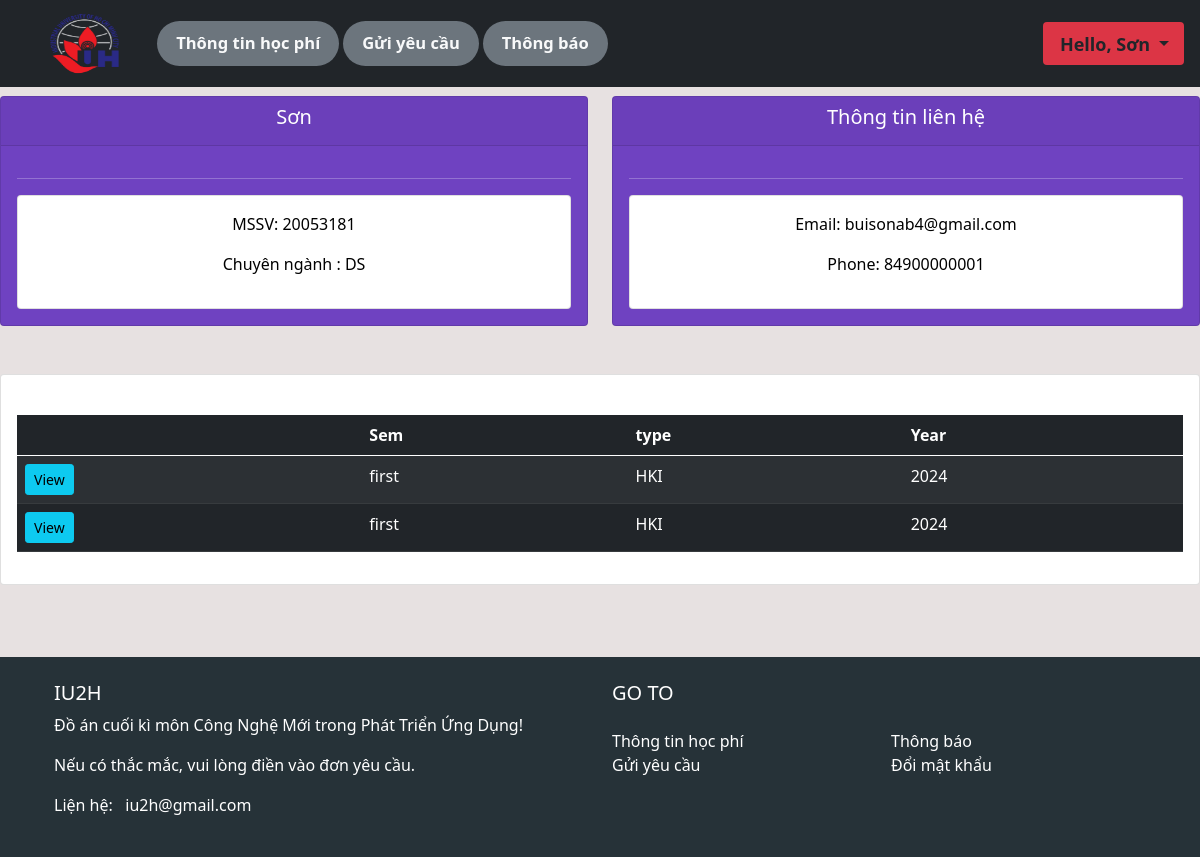
The app's page /user/ (signed in) with its own data.
### fees/models.py (models this page shows, shortened)
class Student(models.Model):
    BranchType = models.TextChoices('BranchType', 'CS DS SE IT IS')
    date = [str(x) for x in range(2013,2050)]
    date=' '.join(date)
    YearType = models.TextChoices('YearType', date)
    CourseType = models.TextChoices('CourseType', 'K15 K16 K17 K18 K19 K20')
    user = models.OneToOneField(User, null=True, on_delete=models.CASCADE)
    roll = models.CharField('MSSV', max_length=8, primary_key=True, blank=False)
    firstname = models.CharField('First_Name', max_length=250, blank=False)
    middlename = models.CharField('Middle_Name', max_length=250, null=True, blank=True)
    lastname = models.CharField('Last_Name', max_length=250, null=True, blank=True)
    email = models.EmailField('Email', max_length=250, blank=False)
    phone = models.CharField('Phone', max_length=15, blank=False)
    branch = models.CharField('Chuyên ngành', max_length=15, blank=False, choices=BranchType.choices)
    Year = models.CharField('Year', max_length=4, blank=False, choices=YearType.choices)
    course = models.CharField('Khoá', max_length=8, blank=False, choices=CourseType.choices)
    datecreated = models.DateTimeField(auto_now_add=True, null=True)
    template = '{} {}'

class Semester(models.Model):
    date = [str(x) for x in range(2013,2050)]
    date=' '.join(date)
    SemesterType = models.TextChoices('Học Kỳ', 'First Second Third Fourth Fifth Sixth Seventh Eighth')
    Monsoon_WinterType = models.TextChoices('Monsoon_WinterType', 'HKI HKII')
    PaidType = models.TextChoices('PaidType', 'NotPaid Paid')
    YearType = models.TextChoices('YearType', date)
    MonthType = models.TextChoices('MonthType', 'Jan Feb Mar Apr May Jun Jul Aug Sept Oct Nov Dec')
    roll = models.ForeignKey(Student, on_delete=models.CASCADE, blank=False)
    semestertype = models.CharField('Semester_type', max_length=50, blank=False, choices=SemesterType.choices)
    monsoon_wintertype = models.CharField('Học Kỳ trong năm', max_length=50, blank=False, choices=Monsoon_WinterType.choices)
    Year = models.CharField('Year', max_length=50, blank=False, choices=YearType.choices)
    datecreated = models.DateTimeField(auto_now_add=True, null=True)
    tution_fee = models.CharField('Phí BHYT', max_length=50, null=True, blank=True, default='0')
    hostel_fee = models.CharField('Phí ký túc xá', max_length=50, null=True, blank=True, default='0')
    mon_choices = [
    ('Thị giác máy tính','Thị giác máy tính'),
    ('Học máy','Học máy'),
    ('Học sâu','Học sâu'),
    ('Xử lý ngôn ngữ tự nhiên','Xử lý ngôn ngữ tự nhiên'),
    ('Phát triển ứng dụng','Phát triển ứng dụng'),
    ('Nhập môn dữ liệu lớn','Nhập môn dữ liệu lớn'),
    ('Khai thác dữ liệu','Khai thác dữ liệu'),
    ('Khai phá đồ thị','Khai phá đồ thị'),
    ('Các nền tảng dữ liệu','Các nền tảng dữ liệu'),
    ('Công nghệ mới trong phát triển ứng dụng','Công nghệ mới trong phát triển ứng dụng'),
    ('Phân tích dữ liệu Bayesian','Phân tích dữ liệu Bayesian'),
    ('Trí tuệ nhân tạo','Trí tuệ nhân tạo'),
    ('Xử lý ảnh','Xử lý ảnh'),
    ('Cấu trúc dữ liệu và giải thuật','Cấu trúc dữ liệu và giải thuật'),
]
    mon_1 = models.CharField('Môn 1', max_length=50, null=True, choices=mon_choices, blank=True)
    mon_1_amount = models.CharField('Học phí', max_length=50, null=True, blank=True, default='0')
    mon_2 = models.CharField('Môn 2', max_length=50, null=True, choices=mon_choices, blank=True)
    mon_2_amount = models.CharField('Học phí', max_length=50, null=True, blank=True, default='0')
    mon_3 = models.CharField('Môn 3', max_length=50, null=True, choices=mon_choices, blank=True)
    mon_3_amount = models.CharField('Học phí', max_length=50, null=True, blank=True, default='0')
    mon_4 = models.CharField('Môn 4', max_length=50, null=True, choices=mon_choices, blank=True)
    mon_4_amount = models.CharField('Học phí', max_length=50, null=True, blank=True, default='0')
    mon_5 = models.CharField('Môn 5', max_length=50, null=True, choices=mon_choices, blank=True)
    mon_5_amount = models.CharField('Học phí', max_length=50, null=True, blank=True, default='0')
    mon_6 = models.CharField('Môn 6', max_length=50, null=True, choices=mon_choices, blank=True)
    mon_6_amount = models.CharField('Học phí', max_length=50, null=True, blank=True, default='0')
    extra_charges = models.TextField("Khoảng thu khác", null=True, blank=True, default='None')
    extra_charges_amount = models.CharField('Chi phí', max_length=50, default = '0', blank=True)
    total_payment = models.CharField('Tổng học phí', max_length=50, null=True, blank=True, default='0')
    total_paid = models.CharField('Tổng học phí đã đóng',max_length=50, null=True, blank=True, default='0')
    dues = models.CharField('Công nợ', max_length=50, null=True, blank=True, default='0')
    template = '{} {} {} {}'

### fees/decorators.py (the view)
        def wrapper_func(request, *args, **kwargs):
            group = None
            if request.user.groups.exists():
                group = request.user.groups.all()[0].name
            if group in allowed_roles:
                return view_func(request, *args, **kwargs)
            else:
                return HttpResponse('You are not authorize')

### fees/views.py (called while the page is built)
@login_required(login_url = 'login')
@allowed_users(allowed_roles=['student'])
def userpage(request):
    student_sems = request.user.student.semester_set.all()
    roll = request.user
    student_data = Student.objects.get(roll=roll)
    semester_tabs = student_data.semester_set.all()
    context = {'student_sems':student_sems, 'student_data':student_data, 'semester_tabs':semester_tabs}
    return render(request, 'fees/user.html', context)

### fees/templates/fees/user.html (shortened to what this page needs)
{% extends 'fees/main.html' %}
{% block content %}
<br>
<div class="row">
    <div class="col">
        <div class="col-md">
            <div class="card text-center text-white nb-3" id='Students-Contact-Information'>
                <div class="card-header">
                    <h5 class="card-title">{{student_data.firstname}}</h5>
                </div>
                <div class="card-body">
                    <hr>
                    <div class="card card-body" , id='Students-Contact-body'>
                        <p style="text-align: center;">MSSV: {{student_data.roll}} </p>
                        <p style="text-align: center;">Chuyên ngành : {{student_data.branch}} </p>
                    </div>
                </div>
            </div>
        </div>
    </div>
    <div class="col">
        <div class="col-md">
            <div class="card text-center text-white nb-3" id='Students-Contact-Information'>
                <div class="card-header">
                    <h5 class="card-title">Thông tin liên hệ</h5>
                </div>
                <div class="card-body">
                    <hr>
                    <div class="card card-body" , id='Students-Contact-body'>
                        <p style="text-align: center;">Email: {{student_data.email}} </p>
                        <p style="text-align: center;">Phone: {{student_data.phone}} </p>
                    </div>
                </div>
            </div>
        </div>
    </div>
</div>
<br>
<br>
<div class="row">
    <div class="col-md">
        <div class="card card-body">
            <br>
            <table class="table table-dark table-striped">
                <thead>
                    <tr>
                        <th scope="col"></th>
                        <th scope="col">Sem</th>
                        <th scope="col">type</th>
                        <th scope="col">Year</th>
                    </tr>
                </thead>
                {% for sems in semester_tabs %}
                <tr>
                    <td><a class="btn btn-sm btn-info" href="{% url 'user_student_each_sem' sems.id %}">View</a></td>
                    <td>{{sems.semestertype}} </td>
                    <td>{{sems.monsoon_wintertype}} </td>
                    <td>{{sems.Year}} </td>
                </tr>
                {% endfor %}
            </table>
        </div>
        <br>
        <br>
        <br>
    </div>
</div>
{% endblock %}

### fees/templates/fees/navbar.html (shortened to what this page needs)
{% load static %}
{% if request.user.is_staff %}
<nav class="navbar navbar-expand-lg navbar-dark bg-dark w-100 p-1" style="position: fixed; z-index: 1;">
  <div class="container-fluid">
    {% comment %} <a class="navbar-brand" href="#">Navbar</a> {% endcomment %}
    <a href="{% url 'home' %}">
      <img src="{% static 'images/iuh_logo-2.png' %}" alt="" style="padding: 0%;width:137px; height:79px;">
    </a>
    <button class="navbar-toggler" type="button" data-bs-toggle="collapse" data-bs-target="#navbarNavDropdown"
      aria-controls="navbarNavDropdown" aria-expanded="false" aria-label="Toggle navigation">
      <span class="navbar-toggler-icon"></span>
    </button>
    <div class="collapse navbar-collapse" id="navbarNavDropdown"  style="overflow-x:visible;width: 100%;">
      <ul class="navbar-nav">
        <li class="nav-item badge rounded-pill bg-secondary " style="margin-left: 1%; font-size: 100%;">
          <a class="nav-link active text-light" aria-current="page" href="{% url 'home' %}">Danh sách sinh viên</a>
        </li>
        <li class="nav-item badge rounded-pill bg-secondary " style="margin-left: 1%; font-size: 100%;">
          <a class="nav-link active text-light" href="{% url 'enquiry_admin' %}">Quản lý yêu cầu</a>
        </li>
        <li class="nav-item badge rounded-pill bg-secondary " style="margin-left: 1%; font-size: 100%;">
          <a class="nav-link active text-light" href="{% url 'announcement' %}">Thông báo</a>
        </li>
        <li class="nav-item badge rounded-pill bg-secondary " style="margin-left: 1%; font-size: 100%;">
          <a class="nav-link active text-light" href="{% url 'registration' %}">Đăng ký sinh viên</a>
        </li>
        <li class="nav-item badge rounded-pill bg-secondary " style="margin-left: 1%; font-size: 100%;">
          <a class="nav-link active text-light" href="{% url 'automate_semester' %}">Học kỳ</a>
        </li>
        <!-- <li class="nav-item badge rounded-pill bg-secondary " style="margin-left: 1%; font-size: 100%;">
          <a class="nav-link active text-light" href="{% url 'automate_fees' %}">Cập nhật học phí</a>
        </li>
        <li class="nav-item badge rounded-pill bg-secondary " style="margin-left: 1%; font-size: 100%;">
          <a class="nav-link active text-light" href="{% url 'registered_details' %}">Chi tiết</a>
        </li> -->
      </ul>
    </div>
    <ul class="nav navbar-nav navbar-right" style="margin-left: 1%; margin: right 1%;">
      <li class="nav-item dropdown badge bg-danger">
        <a class="nav-link dropdown-toggle text-dark" href="#" id="navbarDropdownMenuLink" role="button"
          data-bs-toggle="dropdown" aria-expanded="false" style="margin-left: 1%; font-size: 150%;">
          <span>Hello, {{request.user}} </span>
        </a>
        <ul class="dropdown-menu" aria-labelledby="navbarDropdownMenuLink">
          <li><a class="dropdown-item" href="{% url 'Logout' %}">Logout</a></li>
        </ul>
      </li>
    </ul>
  </div>
</nav>
{% else %}
<nav class="navbar navbar-expand-lg navbar-dark bg-dark w-100 p-1" style="position: fixed; z-index: 1;">
  <div class="container-fluid">
    <a href="{% url 'home' %}">
      <img src="{% static 'images/iuh_logo-2.png' %}" alt="" style="padding: 0%;width:137px; height:79px;">
    </a>
    <div class="collapse navbar-collapse" id="navbarNavDropdown">
      <ul class="navbar-nav">
        <li class="nav-item badge rounded-pill bg-secondary " style="margin-left: 1%; font-size: 103.5%;">
          <a class="nav-link active text-light" href="{% url 'home' %}">Thông tin học phí</a>
        </li>
        <li class="nav-item badge rounded-pill bg-secondary " style="margin-left: 1%; font-size: 103.5%;">
          <a class="nav-link active text-light" href="{% url 'enquiry' %}">Gửi yêu cầu</a>
        </li>
        <li class="nav-item badge rounded-pill bg-secondary " style="margin-left: 1%; font-size: 103.5%;">
          <a class="nav-link active text-light" href="{% url 'student_announcement' %}">Thông báo</a>
        </li>
      </ul>
    </div>
    <ul class="nav navbar-nav navbar-right">
      <li class="nav-item dropdown badge bg-danger">
        <a class="nav-link dropdown-toggle text-dark" href="#" id="navbarDropdownMenuLink" role="button"
          data-bs-toggle="dropdown" aria-expanded="false" style="margin-left: 1%; font-size: 150%;">
          <span>Hello, {{student_data.firstname}} </span>
        </a>
      </li>
    </ul>
  </div>
</nav>
{% endif %}
<br>
<br>
<br>

### static/css/main.css (style rules this page uses)
body { background-color: #e7e1e1; }
#Students-Contact-Information { background-color: #6f42c1; }
#Students-Contact-body { text-align: left; color: black; }

### records on screen
Student: firstname "Sơn", roll "20053181", branch "DS", email "buisonab4@gmail.com", phone "84900000001"
Semester: semestertype "first", monsoon_wintertype "HKI", Year "2024"
Semester: semestertype "first", monsoon_wintertype "HKI", Year "2024"
